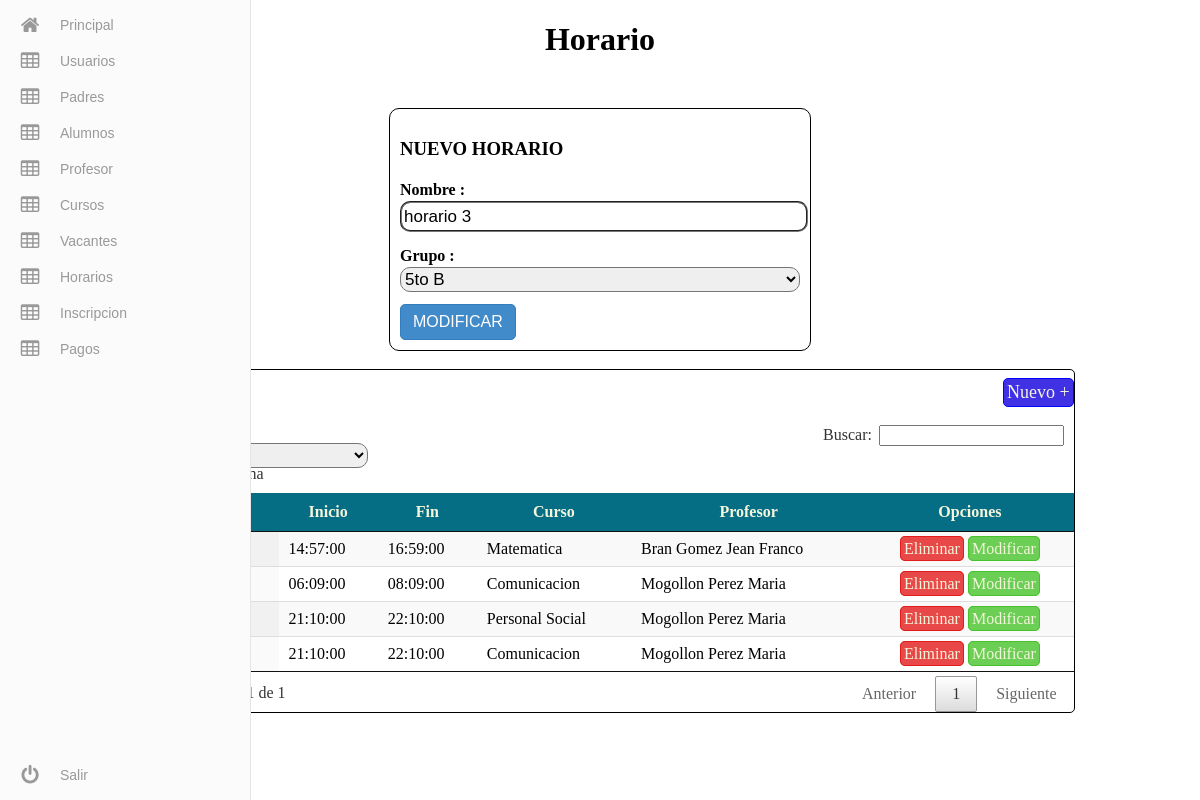
The page /admin/Horario/modificar.php?id=4 (signed in) on the database its author committed.
### tables this page shows
CREATE TABLE `horario` (
  `id_horario` int(11) NOT NULL,
  `nombre` varchar(45) NOT NULL,
  `id_grupo` int(11) NOT NULL
);

CREATE TABLE `grupo` (
  `idgrupo` int(11) NOT NULL,
  `nombre` varchar(45) NOT NULL,
  `capacidad` int(11) NOT NULL,
  `turno` varchar(10) NOT NULL
);

CREATE TABLE `horario_d` (
  `id_deta` int(11) NOT NULL,
  `id_horario` int(11) NOT NULL,
  `dia` int(11) NOT NULL,
  `dia_nombre` varchar(45) NOT NULL,
  `id_curso` int(11) NOT NULL,
  `hora_i` time NOT NULL,
  `hora_f` time NOT NULL,
  `id_profesor` int(11) NOT NULL
);

CREATE TABLE `cursos` (
  `id_curso` int(11) NOT NULL,
  `curso` varchar(50) NOT NULL
);

CREATE TABLE `profesor` (
  `id_profesor` int(11) NOT NULL,
  `nombre` varchar(45) NOT NULL,
  `paterno` varchar(45) NOT NULL,
  `materno` varchar(45) NOT NULL,
  `direccion` varchar(45) NOT NULL,
  `telefono` varchar(10) NOT NULL,
  `genero` varchar(10) NOT NULL,
  `correo` varchar(45) NOT NULL,
  `id_usuario` int(11) NOT NULL
);

### admin/Horario/modificar.php (the view, shortened to what this page needs)
<?php
    $ida=$_GET['id'];
    $rea=mysql_query("SELECT * FROM horario WHERE id_horario='".$ida."'");
    $re3=mysql_query("SELECT idgrupo,nombre FROM grupo");
?>
<!DOCTYPE html>
<html>
  <head>
    <link rel="stylesheet" href="../css/menu.css">
    <link rel="stylesheet" href="../css/tabla.css?v3">
        <link rel="stylesheet" href="../css/tabla.css?v2">
    <link rel="stylesheet" type="text/css" href="../css/jquery.dataTables.min.css">
    <link rel="stylesheet" type="text/css" href="../css/jquery.dataTables.min.css">
  </head>
  <body>
    <?php
        include ('../include/menu.php');
    ?>
    <center><h1>Horario</h1></center>
      <?php while($row1 =mysql_fetch_array($rea)){  ?>
           <form action="modificar2.php" method="post">
                <div class="modificar">
                    <h3>NUEVO HORARIO</h3>
                    <h4>Nombre : </h4>
                    <input type="text" name="nombre" value="<?php echo $row1['nombre']; ?>" required autocomplete="off" autofocus>
                    <h4>Grupo : </h4>
                    <select name="grupo">
                               <?php
                                    while ($ver3=mysql_fetch_row($re3)) {
                               ?>
                                    <option <?php if($row1['id_grupo']==$ver3[0]){ echo 'selected'; } ?> value="<?php echo $ver3[0]; ?>"><?php echo $ver3[1]; ?></option>
                                <?php
                                    }
                                ?>
                    </select>
                    <button>MODIFICAR</button>
                </div>
            </form>
        <?php
            }
        ?>
        <br>
        <div class="tablas">
        <a href="nuevo.php?id=<?php echo $ida; ?>" class="NuevoU" >Nuevo +</a>
        <table id="example" class="display" cellspacing="0" width="100%">
			<thead>
				<tr>
                    <th>Inicio</th>
                    <th>Fin</th>
                    <th>Curso</th>
                    <th>Profesor</th>
					<th>Opciones</th>
				</tr>
			</thead>
			<tbody>
				<?php
                if(isset($_GET['id'])){
                     $id=$_GET['id'];
                    $re=mysql_query("SELECT * FROM horario,horario_d,cursos,profesor WHERE horario.id_horario=horario_d.id_horario AND horario_d.id_curso=cursos.id_curso and horario_d.id_profesor=profesor.id_profesor and horario.id_horario='".$id."'");
                    while($row =mysql_fetch_array($re)){  ?>
					<tr>
						<td><?php echo $row['id_deta']; ?></td>
                       <td><?php echo $row['dia_nombre']; ?></td>
                        <td><?php echo $row['hora_i']; ?></td>
                        <td><?php echo $row['hora_f']; ?></td>
                        <td><?php echo $row['curso']; ?></td>
                        <td><?php echo $row['paterno']." ".$row['materno']." ".$row['nombre']; ?></td>
						<td><center><a class="eli" href="eliminar3.php?id=<?php echo $row['id_horario']; ?>" onclick="javascript:return confirmacion();">Eliminar</a>
                            <a class="edi" href="modificar_d.php?id=<?php echo $row['id_deta']; ?>&id2=<?php echo $row['id_horario']; ?>&id3=m" >Modificar</a></center></td>
					</tr>
				<?php }
                    }
                ?>
			</tbody>
		</table>
    </div>
  </body>
</html>

### admin/include/menu.php
<html>
  <head>
  </head>
  <body><div class="area"></div><nav class="main-menu">
            <ul>
                <li>
                    <a href="http://localhost:8080/matricula2/admin/">
                        <i class="fa fa-home fa-2x"></i>
                        <span class="nav-text">
                            Principal
                        </span>
                    </a>
                </li>
                <li class="has-subnav">
                    <a href="http://localhost:8080/matricula2/admin/Usuario/usuario.php">
                        <i class="fa fa-table fa-2x"></i>
                        <span class="nav-text">
                            Usuarios
                        </span>
                    </a>
                </li>
                <li class="has-subnav">
                    <a href="http://localhost:8080/matricula2/admin/Padre/padre.php">
                        <i class="fa fa-table fa-2x"></i>
                        <span class="nav-text">
                            Padres
                        </span>
                    </a>
                </li>
                <li class="has-subnav">
                    <a href="http://localhost:8080/matricula2/admin/Alumno/alumno.php">
                        <i class="fa fa-table fa-2x"></i>
                        <span class="nav-text">
                            Alumnos
                        </span>
                    </a>
                </li>
                <li class="has-subnav">
                    <a href="http://localhost:8080/matricula2/admin/Profesor/profesor.php">
                        <i class="fa fa-table fa-2x"></i>
                        <span class="nav-text">
                            Profesor
                        </span>
                    </a>
                </li>
                <li class="has-subnav">
                    <a href="http://localhost:8080/matricula2/admin/Cursos/curso.php">
                        <i class="fa fa-table fa-2x"></i>
                        <span class="nav-text">
                            Cursos
                        </span>
                    </a>
                </li>
                <li class="has-subnav">
                    <a href="http://localhost:8080/matricula2/admin/vacantes/vacantes.php">
                        <i class="fa fa-table fa-2x"></i>
                        <span class="nav-text">
                            Vacantes
                        </span>
                    </a>
                </li>
                <li class="has-subnav">
                    <a href="http://localhost:8080/matricula2/admin/Horario/horario.php">
                        <i class="fa fa-table fa-2x"></i>
                        <span class="nav-text">
                            Horarios
                        </span>
                    </a>
                </li>
                <li class="has-subnav">
                    <a href="http://localhost:8080/matricula2/admin/inscripcion/inscripcion.php">
                        <i class="fa fa-table fa-2x"></i>
                        <span class="nav-text">
                            Inscripcion
                        </span>
                    </a>
                </li>
                <li class="has-subnav">
                    <a href="http://localhost:8080/matricula2/admin/Pagos/pagos.php">
                        <i class="fa fa-table fa-2x"></i>
                        <span class="nav-text">
                            Pagos
                        </span>
                    </a>
                </li>
            </ul>
            <ul class="logout">
                <li>
                   <a href="http://localhost:8080/matricula2/admin/include/salir.php">
                         <i class="fa fa-power-off fa-2x"></i>
                        <span class="nav-text">
                            Salir
                        </span>
                    </a>
                </li>
            </ul>
        </nav>
  </body>
    </html>

### admin/css/menu.css (style rules this page uses)
.fa-2x { font-size: 2em; }
.fa { position: relative; display: table-cell; width: 60px; height: 36px; text-align: center; vertical-align: middle; font-size:20px; }
.main-menu { background:#fbfbfb; border-right:1px solid #e5e5e5; position:absolute; top:0; bottom:0; height:100%; left:0; width:60px; overflow:hidden; -webkit-transition:width .05s linear; transition:width .05s linear; -webkit-transform:translateZ(0) scale(1,1); z-index:1000; }
.main-menu>ul { margin:7px 0; }
.main-menu li { position:relative; display:block; width:250px; }
.main-menu li>a { position:relative; display:table; border-collapse:collapse; border-spacing:0; color:#999; font-family: arial; font-size: 14px; text-decoration:none; -webkit-transform:translateZ(0) scale(1,1); -webkit-transition:all .1s linear; transition:all .1s linear; }
.main-menu .nav-text { position:relative; display:table-cell; vertical-align:middle; width:190px; font-family: 'Titillium Web', sans-serif; }
.main-menu>ul.logout { position:absolute; left:0; bottom:0; }
nav { -webkit-user-select:none; -moz-user-select:none; -ms-user-select:none; -o-user-select:none; user-select:none; }
nav ul,nav li { outline:0; margin:0; padding:0; }

### admin/css/tabla.css (style rules this page uses)
.tablas { border: solid 1px black; width: 80%; min-width: 100px; margin-left: auto; margin-right: auto; border-radius: 5px; }
thead { background: #066e84; margin-top: 5px; color: beige; }
.tablas a { padding: 3px; margin-left: auto; margin-right: auto; border-radius: 5px; text-decoration: none; color: beige; }
.eli { border: solid 1px #E31B1B; background: #e84848; }
.edi { border: solid 1px #46C32A; background: #6acf54; }
.modificar { width: 400px; border: solid 1px black; border-radius: 10px; margin-top: 50px; padding: 10px; margin-left: auto; margin-right: auto; }
.modificar input,select { width: 100%; height: 25px; border-radius: 10px; border-style: groove; font-size: 17px; margin-bottom: -10px; }
.modificar h4 { width: 100%; margin-bottom: 2px; }
button { background: #428bca; border: #357ebd solid 1px; border-radius: 5px; color: #fff; display: inline-block; font-size: 16px; padding: 8px 12px; text-decoration: none; text-align: center; min-width: 40px; position: relative; transition: color .1s ease; margin-top: 15px; clear: right; cursor: pointer; }
.NuevoU { border: solid 1px blue; padding: 10spx; border-radius: 5px; float:right; margin: 8px; margin-right: 10px; background: #4131e5; font-size: 18px; }

### rows shown on the page
horario: nombre "horario 3", grupo "5to B"
horario_d: hora_i "14:57:00", hora_f "16:59:00", id_curso.curso "Matematica", id_profesor.paterno "Bran", id_profesor.materno "Gomez", id_profesor.nombre "Jean Franco"
horario_d: hora_i "06:09:00", hora_f "08:09:00", id_curso.curso "Comunicacion", id_profesor.paterno "Mogollon", id_profesor.materno "Perez", id_profesor.nombre "Maria"
horario_d: hora_i "21:10:00", hora_f "22:10:00", id_curso.curso "Personal Social", id_profesor.paterno "Mogollon", id_profesor.materno "Perez", id_profesor.nombre "Maria"
horario_d: hora_i "21:10:00", hora_f "22:10:00", id_curso.curso "Comunicacion", id_profesor.paterno "Mogollon", id_profesor.materno "Perez", id_profesor.nombre "Maria"
